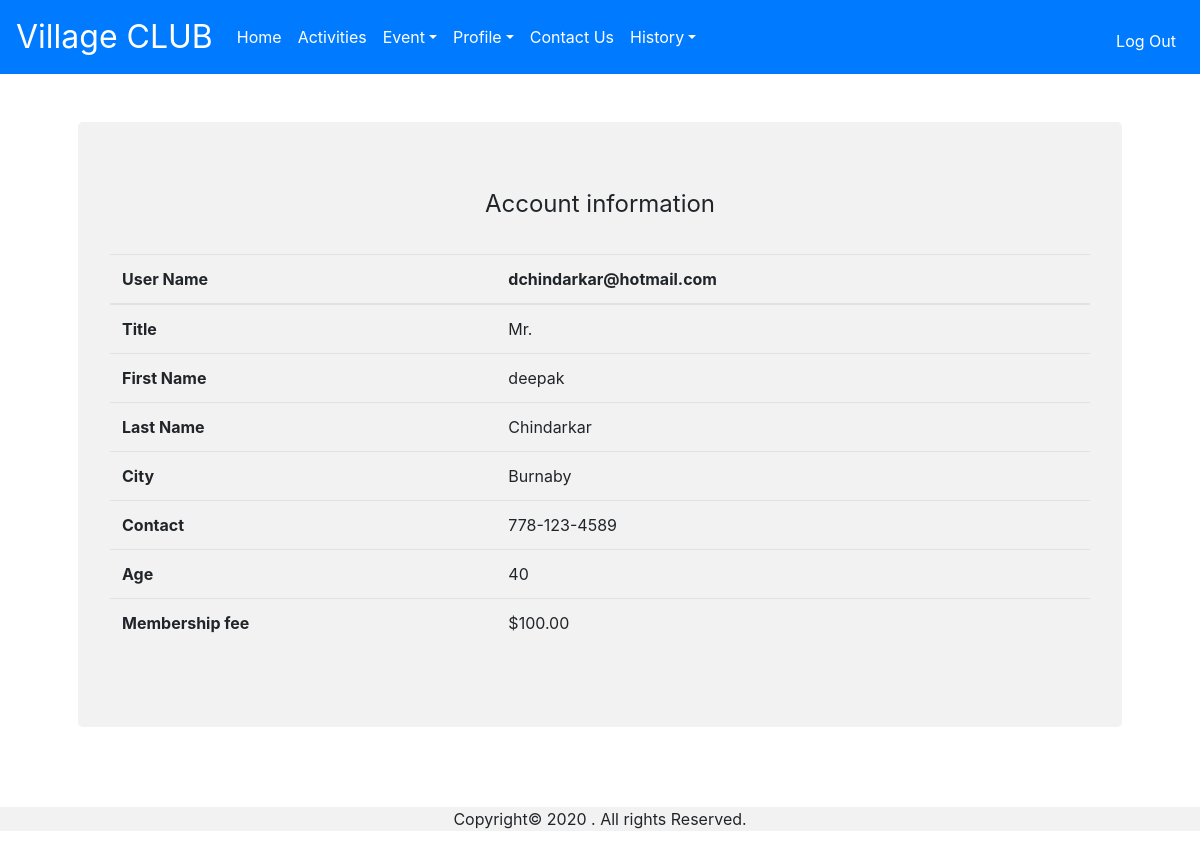
Screenshot of /profileview (signed in) with the database file from the repository.
### tables this page shows
CREATE TABLE 'users' ('id' INTEGER PRIMARY KEY AUTOINCREMENT NOT NULL, 'username' TEXT NOT NULL, 'hash' TEXT NOT NULL, 'cash' NUMERIC NOT NULL DEFAULT 100.00 );

CREATE TABLE players (id integer PRIMARY KEY NOT NULL, title text NOT NULL, first text NOT NULL, last text NOT NULL, city text NOT NULL, phone text NOT NULL, age numeric DEFAULT 5);

### village_app/views.py (the view)
@app.route("/profileview")
@login_required
def profileview():
    name = db.execute("SELECT username, cash FROM users WHERE users.id = :userid",
      userid=session["user_id"])
    if len(name) == 0:
        return apology("invalid user account", 403)
    else:
        cash = usd(float(name[0]["cash"]))
        player_info = db.execute("SELECT * FROM players WHERE id = :userid",
            userid=session["user_id"])
        print(player_info)
        if len(player_info) == 0:
                return status_msg("Missing account information, Please update your account information","My profile", 102)
        else:
            email = name[0]["username"]
            player_info[0].update({"username": email})
            player_info[0].update({"cash": cash })
            return render_template("viewprofile.html", player_info=player_info)

### helpers.py (called while the page is built)
def login_required(f):
    @wraps(f)
    def decorated_function(*args, **kwargs):
        if session.get("user_id") is None:
            return redirect("/login")
        return f(*args, **kwargs)
    return decorated_function

def usd(value):
    return f"${value:,.2f}"

### village_app/views.py (called while the page is built)
@app.after_request
def after_request(response):
    response.headers["Cache-Control"] = "no-cache, no-store, must-revalidate"
    response.headers["Expires"] = 0
    response.headers["Pragma"] = "no-cache"
    return response

### village_app/templates/viewprofile.html (shortened to what this page needs)
{% extends "layout.html" %}
{% block content %}
<div class="jumbotron">
    <fieldset>
    <legend>Account information</legend><br>
      <div class="table-responsive">
        <table class="table table-hover left">
          <thead class="thead-back">
            <tr>
              <th scope="col">User Name</th>
              <th scope="col">{{ player_info[0]["username"] }}</th>
            </tr>
          </thead>
          <tbody>
            <tr>
              <td><strong>Title</strong></td>
              <td>{{ player_info[0]["title"] }}</td>
            </tr>
            <tr>
              <td><strong> First Name </strong></td>
              <td>{{ player_info[0]["first"] }}</td>
            </tr>
            <tr>
              <td><strong> Last Name </strong></td>
              <td>{{ player_info[0]["last"] }}</td>
            </tr>
            <tr>
              <td><strong> City </strong></td>
              <td>{{ player_info[0]["city"] }}</td>
            </tr>
            <tr>
              <td><strong> Contact </strong></td>
              <td>{{ player_info[0]["phone"] }}</td>
            </tr>
            <tr>
              <td><strong> Age </strong></td>
              <td>{{ player_info[0]["age"] }}</td>
            </tr>
            <tr>
              <td><strong> Membership fee </strong></td>
              <td>{{ player_info[0]["cash"] }}</td>
            </tr>
          </tbody>
        </table>
      </div>
    </fieldset>
  </div>
{% endblock %}

### village_app/static/styles.css (style rules this page uses)
.jumbotron { background-color: #f2f2f2; }
.left { text-align: left; }

### rows the page displays
users: username "dchindarkar@hotmail.com"
players: title "Mr.", first "deepak", last "Chindarkar", city "Burnaby", phone "778-123-4589", age "40"

### other values shown
{{ player_info[0]["cash"] }} "$100.00"
